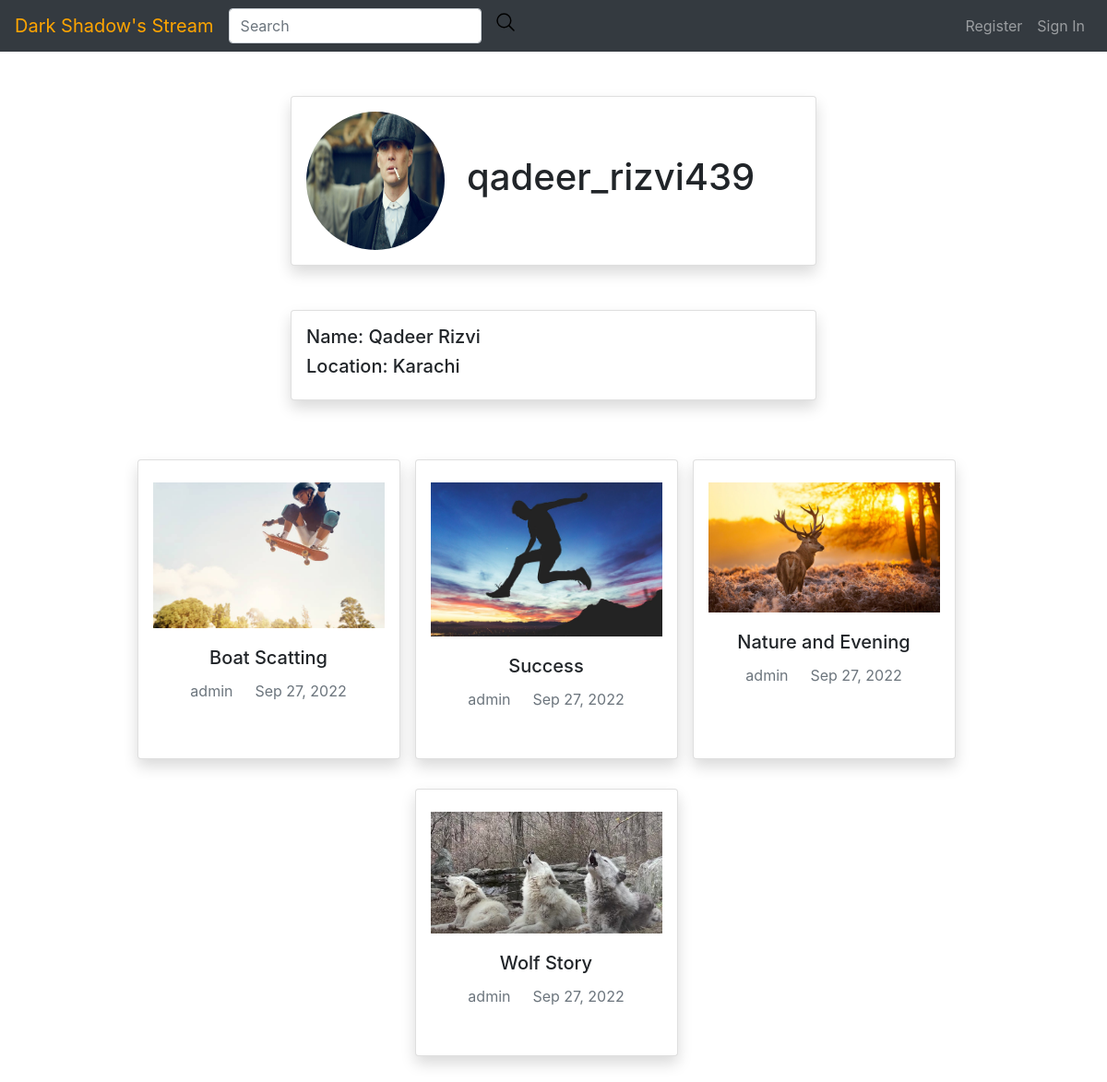
The app's page /profiles/1/ with its own data.
### profiles/models.py (models this page shows, shortened)
class Profile(models.Model):
	user = models.OneToOneField(User, on_delete=models.CASCADE)
	name = models.CharField(max_length=50, blank=True)
	location = models.CharField(max_length=50, blank=True)
	image = models.ImageField(upload_to='uploads/profile_pics', blank=True)

### videos/models.py (models this page shows, shortened)
class Video(models.Model):
	uploader = models.ForeignKey(User, on_delete = models.CASCADE)
	title = models.CharField(max_length=100)
	description = models.TextField()
	video_file = models.FileField(upload_to='uploads/video_files', validators=[FileExtensionValidator(allowed_extensions=['mp4'])])
	thumbnail = models.FileField(upload_to='uploads/thumbnails', validators=[FileExtensionValidator(allowed_extensions=['png', 'jpg', 'jpeg', 'gif'])])
	date_posted = models.DateTimeField(default=timezone.now)
	category = models.ForeignKey('Category', on_delete=models.CASCADE)

### profiles/views.py (the view)
# urls.py: path('<int:pk>/', ProfileView.as_view(), name='profile'),
class ProfileView(View):
	def get(self, request, pk, *args, **kwargs):
		profile = get_object_or_404(Profile, pk=pk)
		videos = Video.objects.all().filter(uploader=pk).order_by('-date_posted')
		context = {
			'profile': profile,
			'videos': videos,
		}
		return render(request, 'profiles/profile.html', context=context)

### profiles/templates/profiles/profile.html (shortened to what this page needs)
{% extends 'videos/base.html' %}
{% block content %}
<div class="container">
    <div class="row justify-content-center mt-5">
        <div class="card col-md-6 col-sm-12 col-xs-12 d-flex flex-row align-items-center p-3 shadow">
            <img class="rounded-circle mr-4" height="150" width="150" src="{{ profile.image.url }}">
            <h1>{{ profile.user.username }}</h1>
        </div>
    </div>
    <div class="row justify-content-center mt-5">
        <div class="card col-md-6 col-sm-12 col-xs-12 p-3 shadow">
            <h5>Name: {{ profile.name }}</h5>
            <h5>Location: {{ profile.location }}</h5>
        </div>
    </div>
    <div class="row justify-content-center my-5">
        {% for video in videos %}
        <div class="card col-md-3 col-sm-12 col-xs-12 p-3 shadow mr-md-3 my-3">
            <img src="{{ video.thumbnail.url }}" class="card-img-top pt-2" alt="thumbnail">
                <div class="card-body">
                    <h5 class="card-title text-center">{{ video.title }}</h5>
                    <p class="card-text text-muted text-center"><span class="mr-4">{{ video.uploader }}</span><span>{{ video.date_posted | date:"M d, Y" }}</span></p>
                </div>
        </div>
        {% endfor %}
    </div>
</div>
{% endblock %}

### videos/templates/videos/base.html (shortened to what this page needs)
<!doctype html>
<html lang="en">
  <head>
    <link rel="stylesheet" href="https://cdn.jsdelivr.net/npm/bootstrap@4.3.1/dist/css/bootstrap.min.css">
    <link href="https://vjs.zencdn.net/7.20.3/video-js.css" rel="stylesheet" />
    <link rel="stylesheet" type="text/css" href="/media/css/style.css">
    <link href="http://maxcdn.bootstrapcdn.com/font-awesome/4.1.0/css/font-awesome.min.css" rel="stylesheet" type="text/css">
  </head>
  <body>
    {% include 'videos/navigation.html' %}
  	{% block content %}
  	{% endblock content %}
  </body>
</html>

### videos/templates/videos/navigation.html (shortened to what this page needs)
<nav class="navbar navbar-expand-lg navbar-dark bg-dark">
    <a style="color: orange;" class="navbar-brand" href="{% url 'index' %}">Dark Shadow's Stream</a>
    <div class="collapse navbar-collapse" id="navbarSupportedContent">
      <form class="form-inline my-2 my-lg-0 d-flex flex-row" method="GET" action="{% url 'search-video' %}">
        <input class="form-control mr-sm-2" type="search" name="q" placeholder="Search" aria-label="Search" value="{{ request.GET.q }}">
        <button class="search-button" type="submit"><ion-icon name="search-outline"></ion-icon></button>
      </form>
      <ul class="navbar-nav">
        {% if user.is_authenticated %}
        <li class="nav-item">
            <a style='color: dodgerblue;' class="nav-link" href="{% url 'video-create' %}">Upload Video</a>
        </li>
        <li class="nav-item">
          <a style='color: dodgerblue;' class="nav-link" href="{% url 'account_logout' %}">Sign Out</a>
        </li>
        {% else %}
        <li class="nav-item">
            <a class="nav-link" href="{% url 'account_signup' %}">Register</a>
        </li>
        <li class="nav-item">
            <a class="nav-link" href="{% url 'account_login' %}">Sign In</a>
        </li>
        {% endif %}
      </ul>
    </div>
  </nav>

### media/css/style.css (style rules this page uses)
.search-button { border: 0; background-color: rgba(0,0,0,0); font-size: 1.5rem; transition: 0.3s; }

### records on screen
Profile: image (picture), user.username "qadeer_rizvi439", name "Qadeer Rizvi", location "Karachi"
Video: thumbnail (picture), title "Boat Scatting", uploader "admin", date_posted "Sep 27, 2022"
Video: thumbnail (picture), title "Success", uploader "admin", date_posted "Sep 27, 2022"
Video: thumbnail (placeholder picture), title "Nature and Evening", uploader "admin", date_posted "Sep 27, 2022"
Video: thumbnail (picture), title "Wolf Story", uploader "admin", date_posted "Sep 27, 2022"
